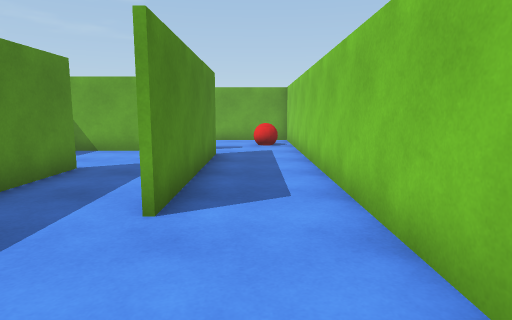
View 1 (above)

24 first-person views from a walk through a Unity game level. The camera is 1.3 m above the floor, tilts 8° down and sees 75° across. The floor is counted in squares, 1 m on a side. Each view is taken from the middle of a square. On the plan, view 1 faces up. The plan holds only what a view shows up to about 14 squares ahead; the rest is blank.

View 2
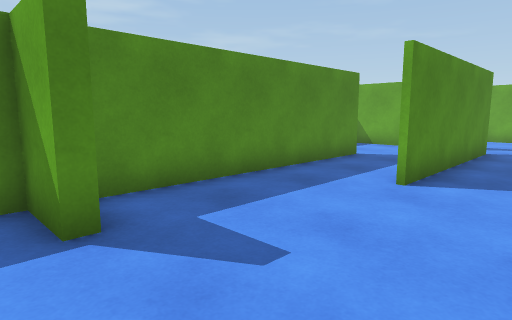

View 3
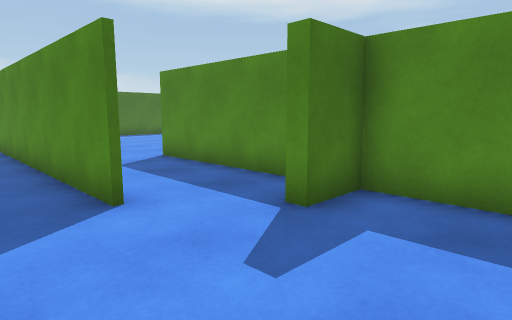

View 4
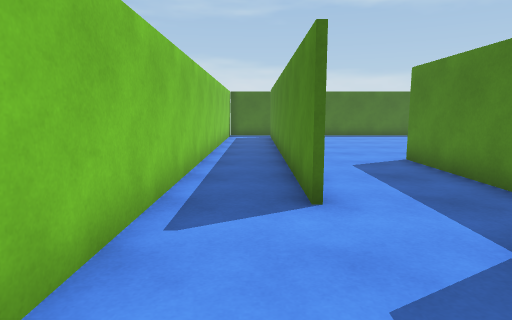

View 5
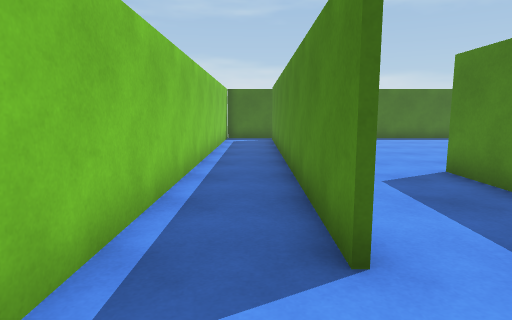

View 6
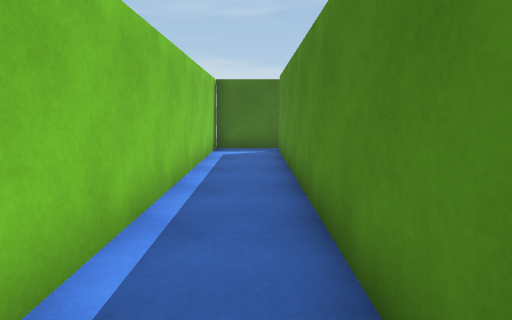

View 7
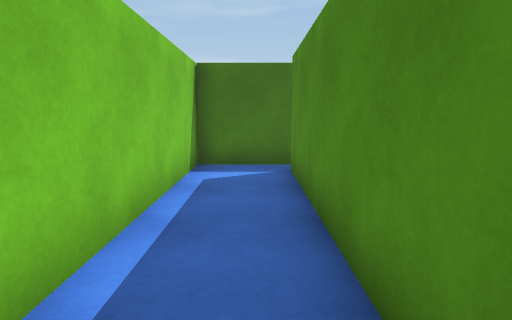

View 8
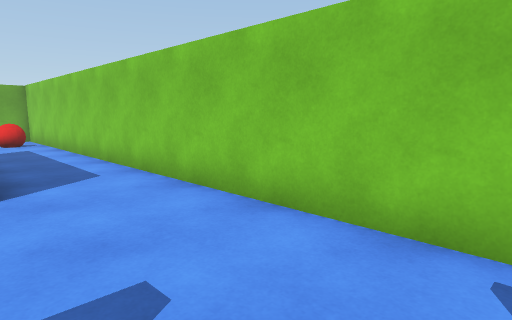

View 9
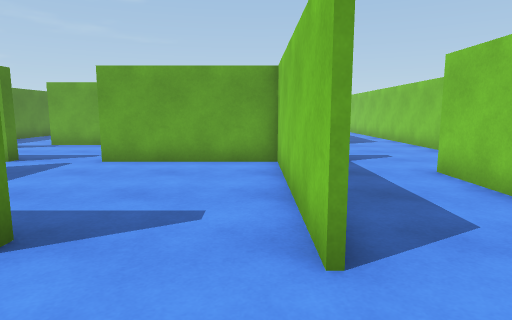

View 10
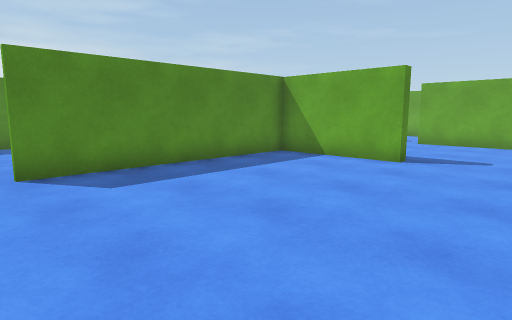

View 11
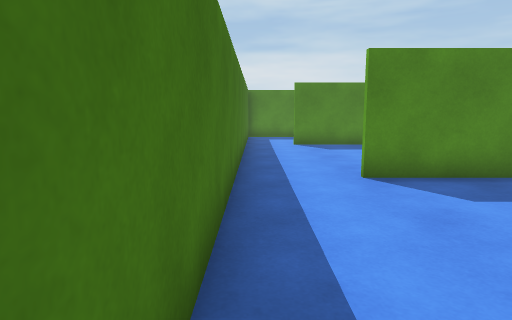

View 12
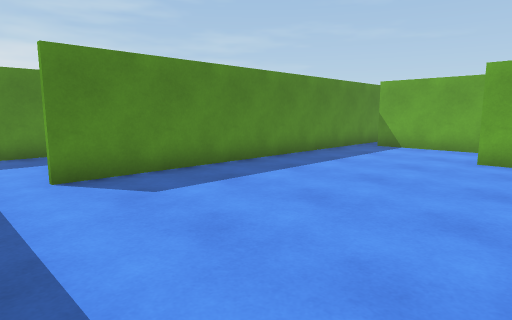

View 13
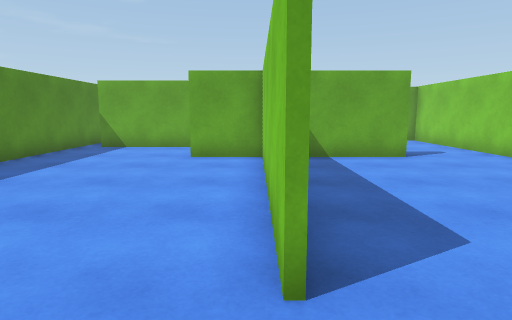

View 14
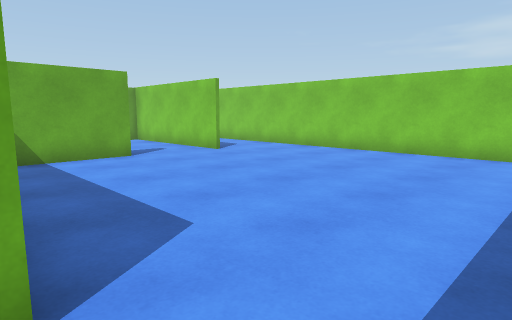

View 15
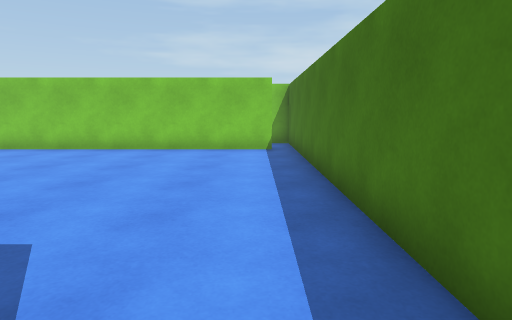

View 16
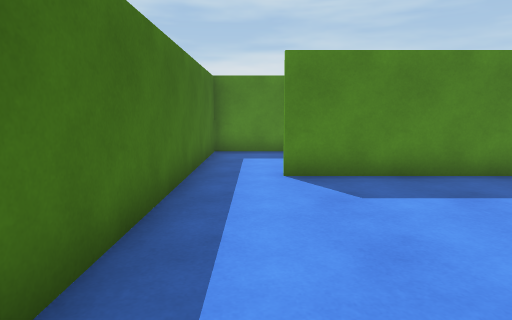

View 17
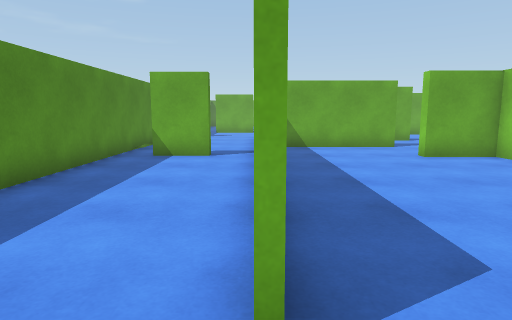

View 18
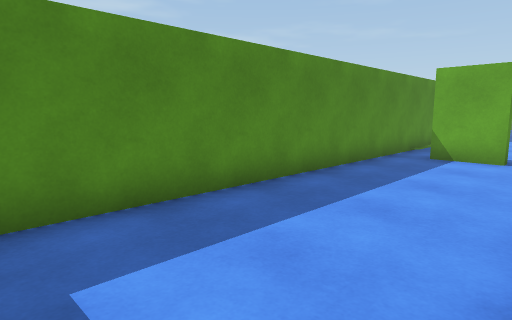

View 19
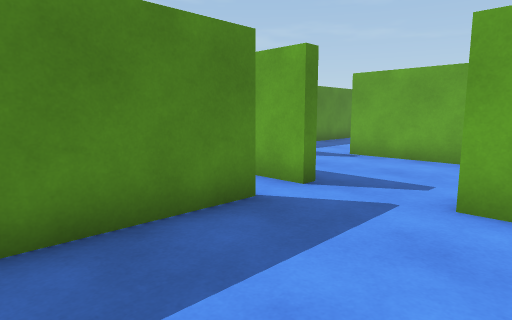

View 20
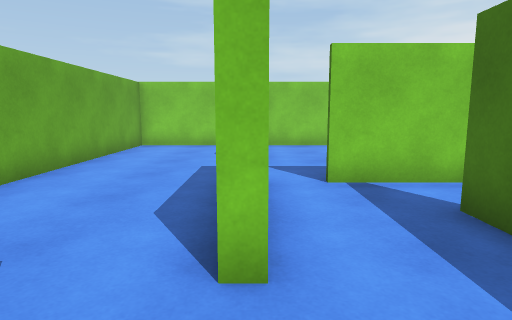

View 21
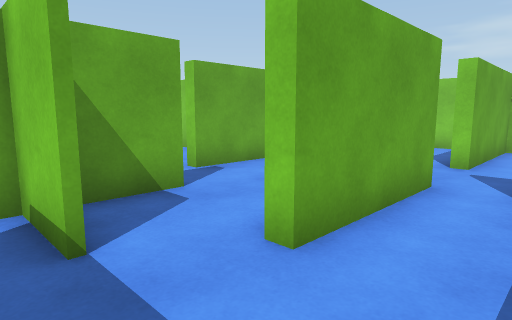

View 22
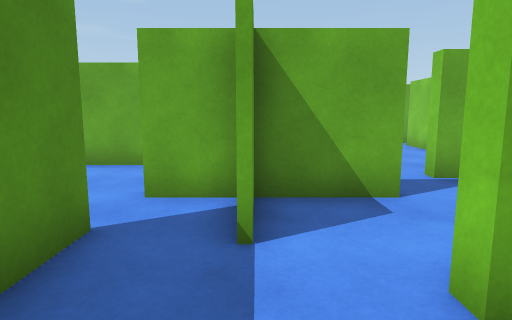

View 23
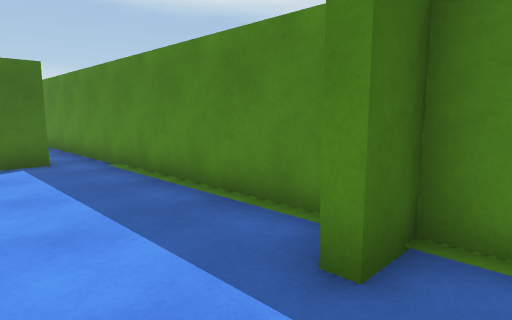

View 24
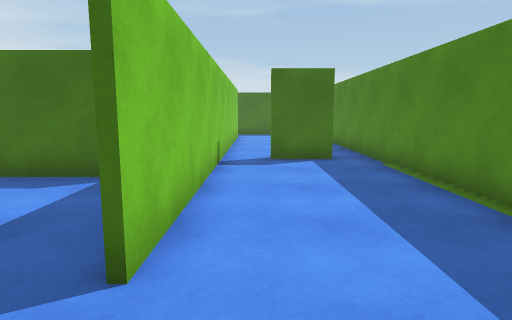

### Floor plan
Points are (right, up) in squares from view 1. A wall is a line through its corners. A room is listed if a view was taken in it or the views show most of it. See-through windows are left out.
Room 1 (views 1, 2, 3, 4, 5, 6, 7, 8)
walls: (-0.8, -2.6) (-0.8, -16.6); (-1, -4.9) (-1, -2.6); (-4.3, -1) (-4.3, -7.5); (-1, -8.5) (-1, -6.8); (-4.3, 4.5) (-4.3, -0.7) (-2.7, -0.7) (-2.7, -1.1); (-1.3, 10.8) (-1.3, 4); (-1.5, -17.4) (1.5, -17.4); (1.5, -17.8) (1.5, 12.6)
ways out: opening at (-2.5, -7.5) to room 2; opening at (-1, -17) to room 2; opening at (-2.5, 4); opening at (0, 11.5)
Room 2 (views 9, 10, 11, 12, 13, 14, 15, 16, 17, 18, 19)
walls: (-11.8, -14.9) (-11.8, -7); (-11.6, -7) (-11.6, -14.9); (-7.5, -6.6) (-7.5, -7.1) (-13.9, -7.1) (-13.9, -6.6); (-11.8, -5) (-11.8, -3.6); (-4.4, -7.5) (-4.4, -1); (-13.6, -4.1) (-18, -4.1); (-11.6, -2.2) (-11.6, -5.6); (-11.6, -1.1) (-12.6, -1.1); (-1, -16.6) (-1, -8.5); (-19.4, -17.4) (-1.5, -17.4); (-18.9, -2.8) (-18.9, -15.5); (-2.7, -1.1) (-9.2, -1.1)
ways out: opening at (-2.5, -7.5) to room 1; opening at (-1, -17) to room 1; gap at (-18, -4) to room 3; opening at (-10.5, -1) to room 5; opening at (-19, -16.5) to room 6; opening at (-13, -4) to room 7; opening at (-12, -2) to room 7
Room 3 (views 20, 21, 22)
walls: (-17.2, 0.1) (-17.2, 2.1); (-15.6, -1.1) (-15.6, -0.6); (-18.9, 0.6) (-18.9, -0.8); (-16.9, -3.7) (-15.5, -3.7); (-14.8, 2.1) (-18.8, 2.1)
ways out: gap at (-18, -4) to room 2; opening at (-18, 1) to room 4; opening at (-15, 0.5) to room 5; opening at (-14.5, -2.5) to room 7
Room 4 (views 23, 24)
walls: (-23.4, 0.8) (-23.4, -7.4); (-23.4, 2.6) (-23.4, 1.9) (-22.3, 1.9) (-22.3, 1.4); (-22.2, -6.4) (-20.4, -6.4) (-20.4, -6.8); (-19.8, 5.3) (-21.4, 5.3); (-19, -7.6) (-19, 0.6)
ways out: opening at (-18, 1) to room 3; opening at (-23, -7) to room 6; opening at (-20, -7) to room 6
Room 5 (no view inside)
walls: (-9.2, -1.1) (-9.2, -0.6); (-11.6, -0.6) (-11.6, -1.1); (-4.4, 0.5) (-4.4, 3.6) (-13.4, 3.6)
ways out: opening at (-10.5, -1) to room 2; opening at (-15, 0.5) to room 3; opening at (-14, 3)
Room 6 (no view inside)
walls: (-19, -11.1) (-19, -7.6); (-23.4, -7.4) (-23.4, -17.4) (-19.4, -17.4); (-20.4, -6.8) (-22.2, -6.8)
ways out: opening at (-19, -16.5) to room 2; opening at (-23, -7) to room 4; opening at (-20, -7) to room 4
Room 7 (no view inside)
walls: (-12.6, -1.1) (-15.6, -1.1); (-15.5, -3.7) (-13.6, -3.7); (-11.8, -3.6) (-11.8, -2.2)
ways out: opening at (-13, -4) to room 2; opening at (-12, -2) to room 2; opening at (-14.5, -2.5) to room 3

Where each view was taken, in squares from view 1:
view 1: 0 up, 0 right, facing up
view 2: 2 down, 1 right, facing up-left
view 3: 2 up, 1 right, facing down-left
view 4: 2 up, 0 right, facing down
view 5: 0 up, 0 right, facing down
view 6: 5 down, 0 right, facing down
view 7: 9 down, 0 right, facing down
view 8: 2 down, 2 left, facing up-right
view 9: 10 down, 5 left, facing up
view 10: 16 down, 4 left, facing up-left
view 11: 17 down, 5 left, facing left
view 12: 17 down, 12 left, facing up-left
view 13: 17 down, 12 left, facing up
view 14: 17 down, 12 left, facing up-right
view 15: 16 down, 13 left, facing right
view 16: 16 down, 12 left, facing left
view 17: 17 down, 19 left, facing up
view 18: 17 down, 19 left, facing up-left
view 19: 6 down, 8 left, facing up-left
view 20: 1 down, 18 left, facing right
view 21: 3 down, 18 left, facing up-right
view 22: 3 down, 17 left, facing up
view 23: 3 up, 20 left, facing down-left
view 24: 3 up, 20 left, facing down
